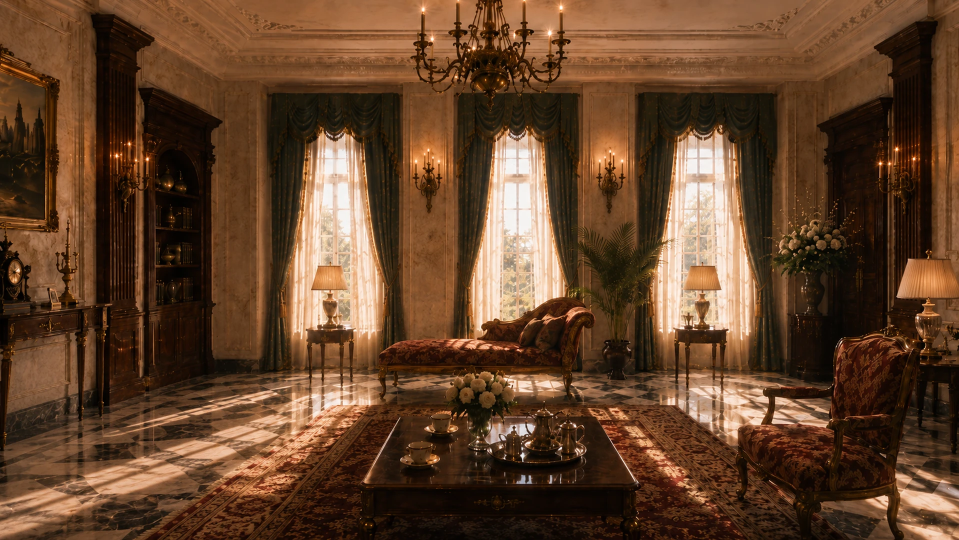
#> input picture main-game/non-prod-game/game/images/backgrounds/bg_master_suite_tea.webp, 1918 x 1080 px, found by its file name (shown at 1/2 size)
$ python generate_mvp_visual_assets.py
#> lines starting #> are read from the running program, lines starting #| are printed output that depends on the picture
#!/usr/bin/env python3
"""Generate MVP UI book-plate and manuscript CG placeholder art on disk.

Produces assets declared in assets_manifest.rpy at correct dimensions.
Interim art for ship pass — replace with bespoke illustrations when ready.
"""

from __future__ import annotations

import argparse
import random
from pathlib import Path

from PIL import Image, ImageDraw, ImageEnhance, ImageFilter

ROOT = Path(__file__).resolve().parents[1]
ENGINES = (
    ROOT / "main-game" / "prod-game" / "game",
    ROOT / "main-game" / "non-prod-game" / "game",
)

BOOK_SIZE = (748, 600)
CG_SIZE = (1920, 1080)
BOOK_TABLEAU_SIZE = (748, 600)


def _load_bg(engine: Path, rel: str) -> Image.Image | None:
    path = engine / rel
    if path.exists():
        return Image.open(path).convert("RGB")
    return None


def _paper_texture(size: tuple[int, int]) -> Image.Image:
    base = Image.new("RGB", size, (232, 218, 190))
    pixels = base.load()
    rng = random.Random(42)
    for y in range(size[1]):
        for x in range(size[0]):
            noise = rng.randint(-8, 8)
            r, g, b = pixels[x, y]
            pixels[x, y] = (
                max(0, min(255, r + noise)),
                max(0, min(255, g + noise)),
                max(0, min(255, b + noise)),
            )
    return base.filter(ImageFilter.GaussianBlur(0.4))


def _hatch_overlay(size: tuple[int, int]) -> Image.Image:
    img = Image.new("RGBA", size, (0, 0, 0, 0))
    draw = ImageDraw.Draw(img)
    step = 14
    for i in range(-size[1], size[0] + size[1], step):
        draw.line([(i, 0), (i + size[1], size[1])], fill=(40, 30, 20, 28), width=1)
    for i in range(-size[1], size[0] + size[1], step * 2):
        draw.line([(i + size[1], 0), (i, size[1])], fill=(40, 30, 20, 18), width=1)
    return img


def _border_plate(size: tuple[int, int]) -> Image.Image:
    img = Image.new("RGBA", size, (0, 0, 0, 0))
    draw = ImageDraw.Draw(img)
    margin = 18
    draw.rectangle(
        [margin, margin, size[0] - margin, size[1] - margin],
        outline=(58, 38, 22, 255),
        width=4,
    )
    draw.rectangle(
        [margin + 8, margin + 8, size[0] - margin - 8, size[1] - margin - 8],
        outline=(120, 90, 55, 180),
        width=2,
    )
    return img


def _resize_cover(img: Image.Image, size: tuple[int, int]) -> Image.Image:
    return ImageEnhance.Color(img).enhance(0.85).resize(size, Image.Resampling.LANCZOS)


def _compose_cg(engine: Path, bg_rel: str, size: tuple[int, int], vignette: float = 0.55) -> Image.Image:
    bg = _load_bg(engine, bg_rel)
    if bg is None:
        canvas = Image.new("RGB", size, (35, 28, 22))
    else:
        canvas = _resize_cover(bg, size)
    overlay = Image.new("RGBA", size, (20, 12, 8, int(255 * vignette)))
    canvas = canvas.convert("RGBA")
    canvas = Image.alpha_composite(canvas, overlay)
    return canvas.convert("RGB")


def _photograph_cg(engine: Path, burning: bool = False) -> Image.Image:
    size = CG_SIZE
    base = _compose_cg(engine, "images/backgrounds/bg_master_suite_tea.webp", size, 0.45)
    draw = ImageDraw.Draw(base)
    # Sepia "card" centre
    cx, cy = size[0] // 2, size[1] // 2
    w, h = 520, 680
    rect = [cx - w // 2, cy - h // 2, cx + w // 2, cy + h // 2]
    draw.rectangle(rect, fill=(139, 115, 85))
    draw.rectangle([rect[0] + 8, rect[1] + 8, rect[2] - 8, rect[3] - 8], fill=(90, 75, 58))
    draw.text((rect[0] + 24, rect[1] + 24), "G. Locke", fill=(210, 195, 170))
    if burning:
        for i in range(12):
            draw.polygon(
                [
                    (cx - 40 + i * 8, cy + h // 2 - 20),
                    (cx - 20 + i * 8, cy + h // 2 - 80 - i * 6),
                    (cx + i * 8, cy + h // 2 - 20),
                ],
                fill=(200, 80 + i * 8, 20),
            )
    return base


def generate_for_engine(engine: Path) -> list[str]:
    written: list[str] = []
    ui_book = engine / "images" / "ui" / "book"
    cgs = engine / "images" / "cgs"
    cgs_book1 = cgs / "book1"
    ui_book.mkdir(parents=True, exist_ok=True)
    cgs.mkdir(parents=True, exist_ok=True)
    cgs_book1.mkdir(parents=True, exist_ok=True)

    assets: list[tuple[Path, Image.Image]] = [
        (ui_book / "book_blank.png", _paper_texture(BOOK_SIZE)),
        (ui_book / "plate_paper_overlay.png", _paper_texture(BOOK_SIZE).convert("RGBA")),
        (ui_book / "plate_hatch_overlay.png", _hatch_overlay(BOOK_SIZE)),
        (engine / "images" / "ui" / "book" / "illustration_border_plate.png", _border_plate(BOOK_SIZE)),
        (
            cgs / "cg_manuscript_retelling_d1_corridor.png",
            _compose_cg(engine, "images/backgrounds/bg_savoy_corridor_morning.webp", BOOK_TABLEAU_SIZE, 0.35),
        ),
        (
            cgs / "cg_manuscript_retelling_d4_false_dawn.png",
            _compose_cg(engine, "images/backgrounds/bg_master_suite_night.webp", BOOK_TABLEAU_SIZE, 0.4),
        ),
        (cgs_book1 / "cg_book_d2_hatbox_tableau.png", _compose_cg(engine, "images/backgrounds/bg_master_suite_day.webp", BOOK_TABLEAU_SIZE, 0.3)),
        (cgs / "cg_gideon_photograph.png", _photograph_cg(engine, burning=False)),
        (cgs / "cg_photograph_burning.png", _photograph_cg(engine, burning=True)),
        (
            cgs / "cg_manuscript_retelling_d2_lace.png",
            _compose_cg(engine, "images/backgrounds/bg_master_suite_day.webp", BOOK_TABLEAU_SIZE, 0.32),
        ),
        (
            cgs / "cg_manuscript_retelling_d3_brush.png",
            _compose_cg(engine, "images/backgrounds/bg_master_suite_tea.webp", BOOK_TABLEAU_SIZE, 0.32),
        ),
    ]
#> in _paper_texture, `base = Image.new("RGB", size, (232, 218, 190))`:
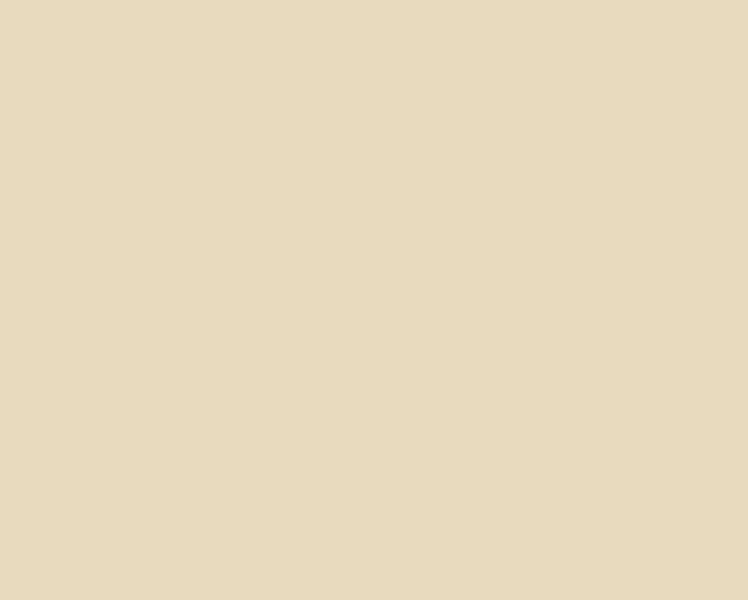
#> base: PIL image 748x600 RGB; mean R, G, B 232, 218, 190
#> in _hatch_overlay, `img = Image.new("RGBA", size, (0, 0, 0, 0))`: img: PIL image 748x600 RGBA; every value is 0
#> in _compose_cg, `canvas = Image.new("RGB", size, (35, 28, 22))`:
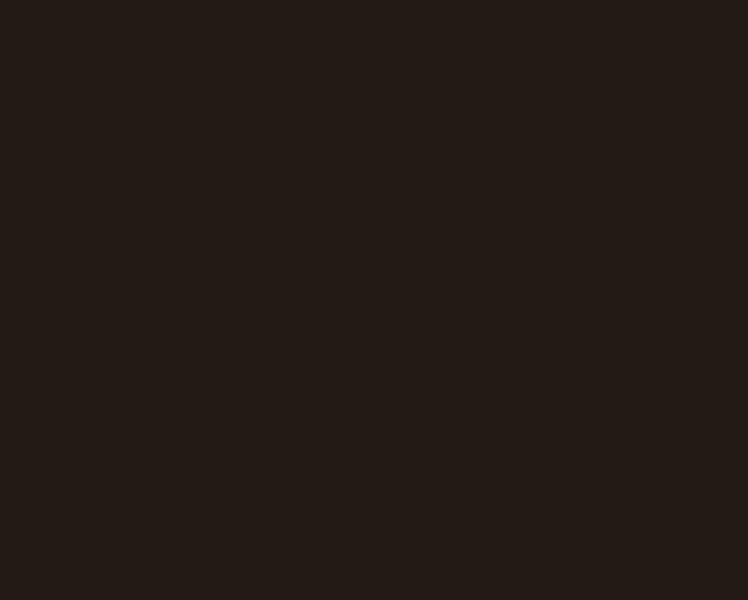
#> canvas: PIL image 748x600 RGB; mean R, G, B 35, 28, 22
#> call 2 of _compose_cg, with size = (748, 600), vignette = 0.4
#> in _compose_cg (call 2), `overlay = Image.new("RGBA", size, (20, 12, 8, int(255 * vignette)))`:
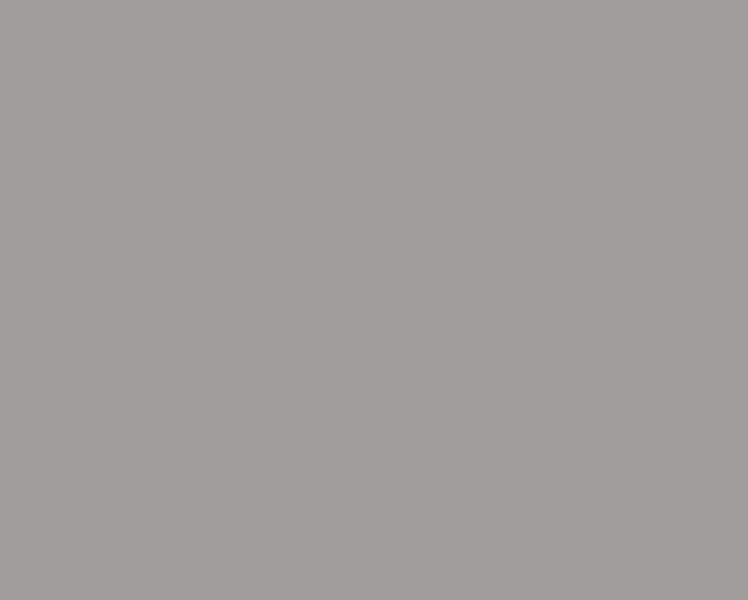
#> overlay: PIL image 748x600 RGBA; mean R, G, B, A 20, 12, 8, 102; transparent parts drawn white
#> in _photograph_cg, `size = CG_SIZE`: size = (1920, 1080)
#> call 4 of _compose_cg, with size = (1920, 1080), vignette = 0.45
#> in _load_bg, returned value is the input picture: PIL image 1918x1080 RGB; mean R, G, B 99.2, 67.1, 42.9
#> in _compose_cg (call 4), `overlay = Image.new("RGBA", size, (20, 12, 8, int(255 * vignette)))`:
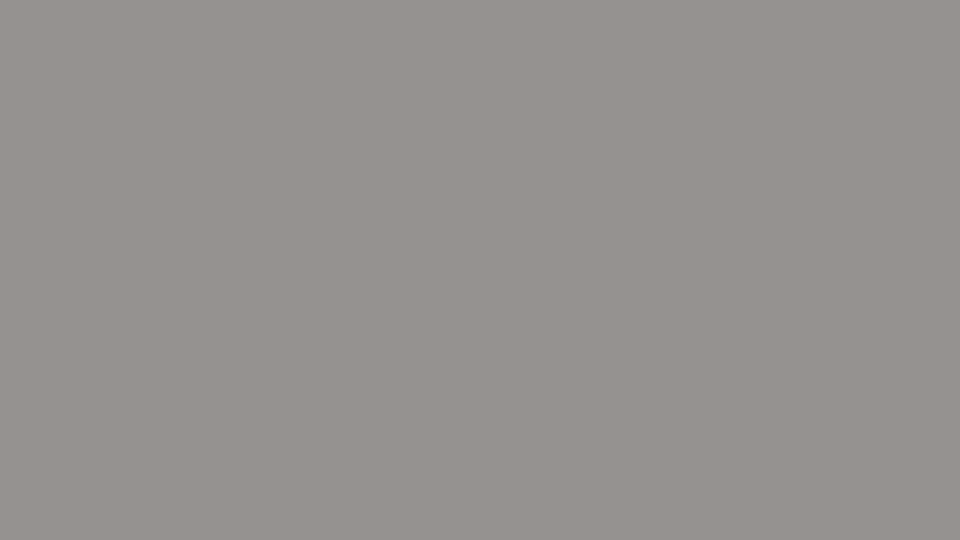
#> overlay: PIL image 1920x1080 RGBA (shown at 1/2 size); mean R, G, B, A 20, 12, 8, 114; transparent parts drawn white
#> in _compose_cg (call 4), `canvas = Image.alpha_composite(canvas, overlay)`:
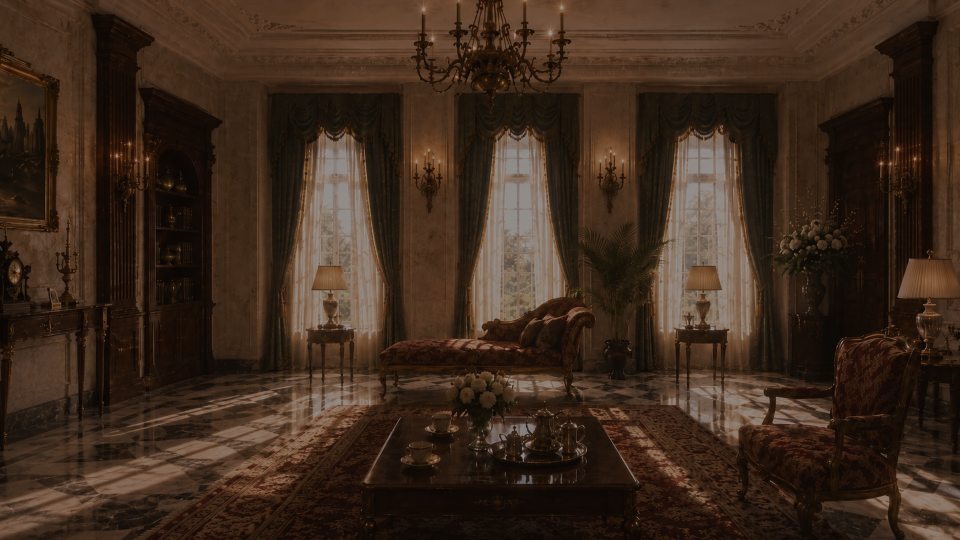
#> canvas: PIL image 1920x1080 RGBA (shown at 1/2 size); mean R, G, B, A 61.5, 42.8, 29.6, 255
#> in _photograph_cg, `cx, cy = size[0] // 2, size[1] // 2`: cx = 960; cy = 540
#> in _photograph_cg, `rect = [cx - w // 2, cy - h // 2, cx + w // 2, cy + h // 2]`: rect = [700, 200, 1220, 880]
#> call 3 of _resize_cover, with size = (748, 600)
#> in _resize_cover (call 3), `return ImageEnhance.Color(img).enhance(0.85).resize(size, Image.Resamp..`:
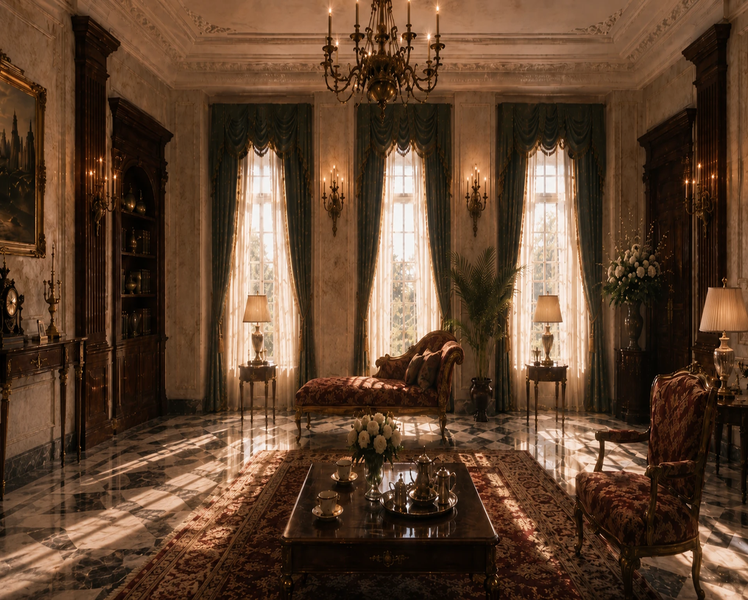
#> returned value: PIL image 748x600 RGB; mean R, G, B 95, 67.6, 47.1
#> in _compose_cg (call 7), `canvas = Image.alpha_composite(canvas, overlay)`:
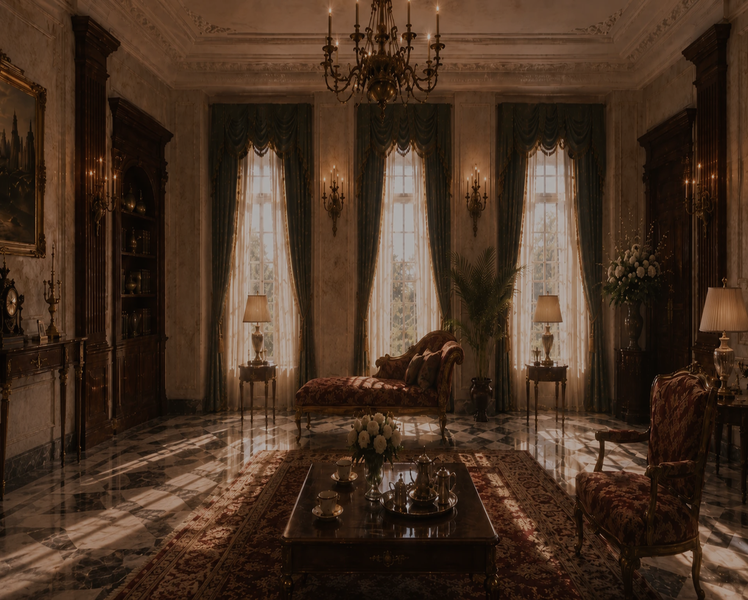
#> canvas: PIL image 748x600 RGBA; mean R, G, B, A 71.2, 50, 34.7, 255

    for path, img in assets:
        path.parent.mkdir(parents=True, exist_ok=True)
        if img.mode == "RGBA" and path.suffix.lower() == ".png":
            img.save(path, "PNG")
        else:
            img.convert("RGB").save(path, "PNG")
        written.append(str(path.relative_to(ROOT)))

    return written


def main() -> None:
    parser = argparse.ArgumentParser()
    parser.add_argument("--engine", choices=("prod", "non-prod", "both"), default="both")
    args = parser.parse_args()

    targets: list[Path] = []
    if args.engine in ("prod", "both"):
        targets.append(ROOT / "main-game" / "prod-game" / "game")
    if args.engine in ("non-prod", "both"):
        targets.append(ROOT / "main-game" / "non-prod-game" / "game")

    for engine in targets:
        files = generate_for_engine(engine)
#> the loop in generate_for_engine, `for path, img in assets:` made 11 passes
#> after the loop in generate_for_engine, `for path, img in assets:`: written = 11 items
#> files = 11 items
        print(f"Generated {len(files)} assets under {engine.relative_to(ROOT)}")
#| Generated 11 assets under main-game/prod-game/game


if __name__ == "__main__":
    main()
